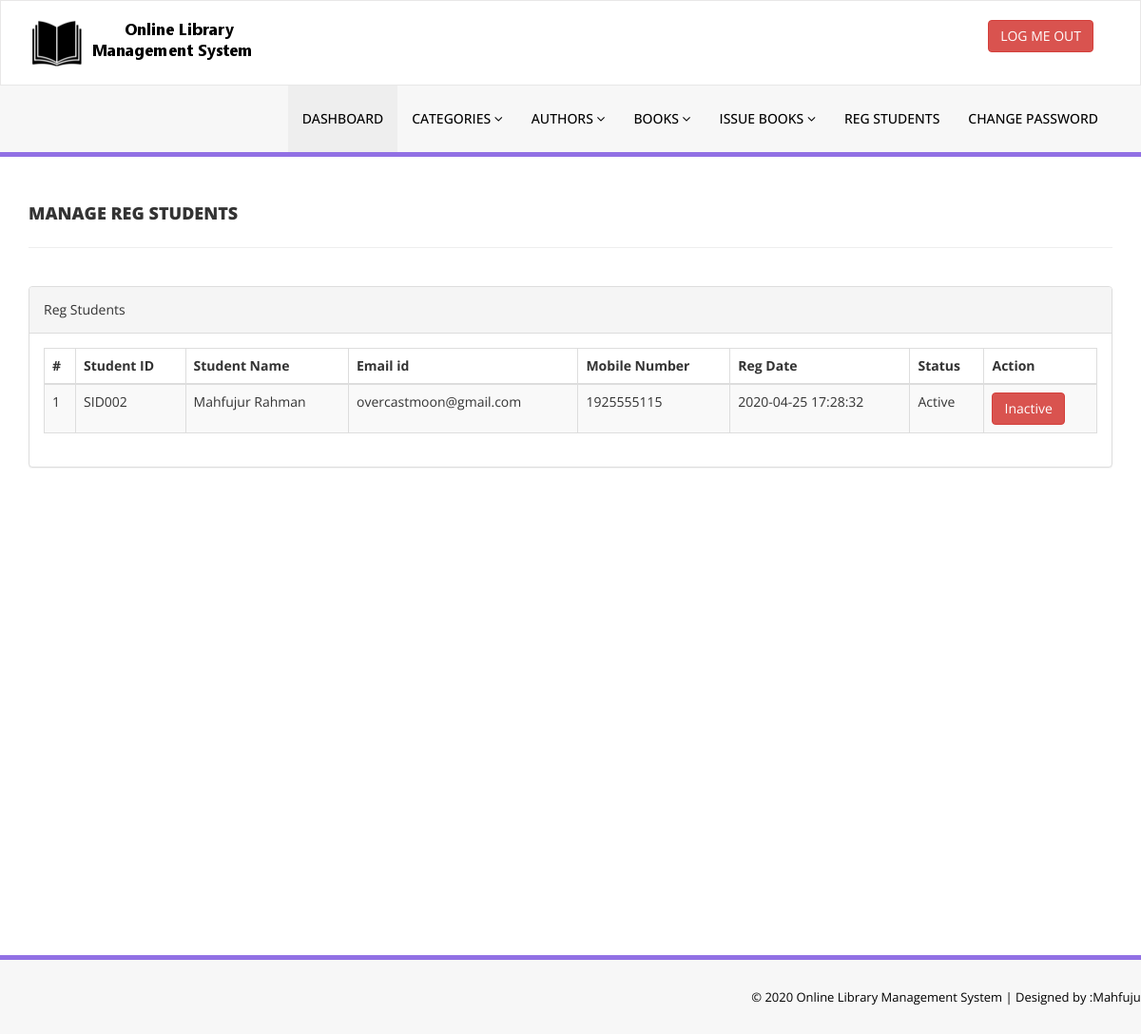
/admin/reg-students.php (signed in), run on the app's committed database.
### tables this page shows
CREATE TABLE `tbl_student` (
  `id` int(11) NOT NULL,
  `studentid` varchar(20) NOT NULL,
  `fullname` varchar(255) NOT NULL,
  `email` varchar(255) NOT NULL,
  `mobile` int(11) NOT NULL,
  `password` varchar(255) NOT NULL,
  `status` int(11) NOT NULL,
  `regdate` timestamp NOT NULL DEFAULT CURRENT_TIMESTAMP ON UPDATE CURRENT_TIMESTAMP,
  `updatedate` timestamp NOT NULL DEFAULT '0000-00-00 00:00:00' ON UPDATE CURRENT_TIMESTAMP
);

### admin/reg-students.php (the view, shortened to what this page needs)
<?php
include('includes/config.php');
if(strlen($_SESSION['alogin'])==0)
{
    header('location:index.php');
}
else{
?>
<!DOCTYPE html>
<html xmlns="http://www.w3.org/1999/xhtml">
<head>
    <link href="assets/css/bootstrap.css" rel="stylesheet" />
    <link href="assets/css/font-awesome.css" rel="stylesheet" />
    <link href="assets/js/dataTables/dataTables.bootstrap.css" rel="stylesheet" />
    <link href="assets/css/style.css" rel="stylesheet" />
</head>
<body>
  <?php include('includes/header.php');?>
  <div class="content-wrapper">
     <div class="container">
        <div class="row pad-botm">
            <div class="col-md-12">
                <h4 class="header-line">Manage Reg Students</h4>
            </div>
        </div>
        <div class="row">
            <div class="col-md-12">
                <div class="panel panel-default">
                    <div class="panel-heading">
                      Reg Students
                  </div>
                  <div class="panel-body">
                    <div class="table-responsive">
                        <table class="table table-striped table-bordered table-hover" id="dataTables-example">
                            <thead>
                                <tr>
                                    <th>#</th>
                                    <th>Student ID</th>
                                    <th>Student Name</th>
                                    <th>Email id </th>
                                    <th>Mobile Number</th>
                                    <th>Reg Date</th>
                                    <th>Status</th>
                                    <th>Action</th>
                                </tr>
                            </thead>
                            <tbody>
                                <?php
                                $sql="SELECT * FROM tbl_student";
                                $query=mysqli_query($con,$sql);
                                $cont=1;
                                while ($result=mysqli_fetch_array($query)) {
                                    ?>
                                    <tr class="odd gradeX">
                                        <td class="center"><?php echo htmlentities($cont);?></td>
                                        <td class="center"><?php echo htmlentities($result['studentid']);?></td>
                                        <td class="center"><?php echo htmlentities($result['fullname']);?></td>
                                        <td class="center"><?php echo htmlentities($result['email']);?></td>
                                        <td class="center"><?php echo htmlentities($result['mobile']);?></td>
                                        <td class="center"><?php echo htmlentities($result['regdate']);?></td>
                                        <td class="center"><?php if($result['status']==1)
                                        {
                                            echo htmlentities("Active");
                                        } else {
                                            echo htmlentities("Blocked");
                                        }
                                        ?></td>
                                        <td class="center">
                                            <?php if($result['status']==1)
                                            {?>
                                                <a href="reg-students.php?inid=<?php echo htmlentities($result['id']);?>" onclick="return confirm('Are you sure you want to block this student?');"" >  <button class="btn btn-danger"> Inactive</button>
                                                <?php } else {?>
                                                    <a href="reg-students.php?id=<?php echo htmlentities($result['id']);?>" onclick="return confirm('Are you sure you want to active this student?');""><button class="btn btn-primary"> Active</button>
                                                    <?php } ?>
                                                </td>
                                            </tr>
                                            <?php $cont++;;} ?>
                                        </tbody>
                                    </table>
                                </div>
                            </div>
                        </div>
                    </div>
                </div>
            </div>
        </div>
        <?php include('includes/footer.php');?>
    </body>
    </html>
<?php } ?>

### admin/assets/css/style.css (style rules this page uses)
.content-wrapper { margin-top: 40px; min-height:800px; padding-bottom:90px; }
.header-line { font-weight:900; padding-bottom:25px; border-bottom:1px solid #eeeeee; text-transform:uppercase; }
.pad-botm { padding-bottom:30px; }

### data on the page
tbl_student: studentid "SID002", fullname "Mahfujur Rahman", email "overcastmoon@gmail.com", mobile "1925555115", regdate "2020-04-25 17:28:32"
